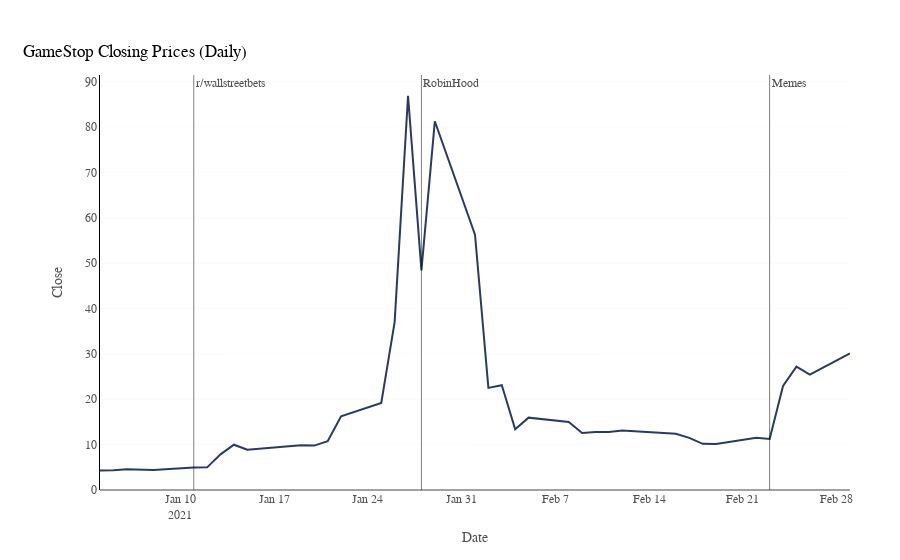

The cell this chart's notebook holds for it:
### Markdown cell above
Let's add an annotation to make it clear when key events happened. We will cover [three key events](https://www.reuters.com/article/us-retail-trading-gamestop-timeline-idUSKBN2AI0IQ) in the timeline:
- The date that the new board was announced, and r/wallstreetbets began hyping the stock.
- The date when the trading app RobinHood restricted trading for GameStop (and some other stocks).
- An late February surge fueld by more activity on r/wallstreetbets.

_Note: due to a bug with Plotly, we need to use [`strptime()`](https://docs.python.org/3/library/datetime.html#strftime-strptime-behavior) to convert the dates to milliseconds to enable our annotations._

### Code cell
# Create a filtered DataFrame for early 2021
gme_2021 = gme["2021-01-01":"2021-03-01"]

# Create a Plotly figure
fig = px.line(gme_2021,
             x = gme_2021.index,
             y = "Close",
             template = "dc",
             title = "GameStop Closing Prices (Daily)"
             )

# Define three key events
short = datetime.strptime("2021-01-11", "%Y-%m-%d").timestamp() * 1000 #short-squeeze day
robin = datetime.strptime("2021-01-28", "%Y-%m-%d").timestamp() * 1000
late_feb = datetime.strptime("2021-02-23", "%Y-%m-%d").timestamp() * 1000
# Add these as lines
fig.add_vline(x = short, line_width = 0.5, annotation_text = "r/wallstreetbets")
fig.add_vline(x = robin, line_width = 0.5, annotation_text = "RobinHood")
fig.add_vline(x = late_feb, line_width = 0.5, annotation_text = "Memes")
# Show the plot
fig.show()

### Figure 1 — Plotly figure (JSON) as saved in the notebook; plotly's stock layout.template omitted (floating-point values rounded to 4 significant figures)
{"data": [{"hovertemplate": "Date=%{x}<br>Close=%{y}<extra></extra>", "legendgroup": "", "line": {"color": "#2B3A64", "dash": "solid"}, "marker": {"symbol": "circle"}, "mode": "lines", "name": "", "orientation": "v", "showlegend": false, "x": ["2021-01-04T00:00:00", "2021-01-05T00:00:00", "2021-01-06T00:00:00", "2021-01-07T00:00:00", "2021-01-08T00:00:00", "2021-01-11T00:00:00", "2021-01-12T00:00:00", "2021-01-13T00:00:00", "2021-01-14T00:00:00", "2021-01-15T00:00:00", "2021-01-19T00:00:00", "2021-01-20T00:00:00", "2021-01-21T00:00:00", "2021-01-22T00:00:00", "2021-01-25T00:00:00", "2021-01-26T00:00:00", "2021-01-27T00:00:00", "2021-01-28T00:00:00", "2021-01-29T00:00:00", "2021-02-01T00:00:00", "2021-02-02T00:00:00", "2021-02-03T00:00:00", "2021-02-04T00:00:00", "2021-02-05T00:00:00", "2021-02-08T00:00:00", "2021-02-09T00:00:00", "2021-02-10T00:00:00", "2021-02-11T00:00:00", "2021-02-12T00:00:00", "2021-02-16T00:00:00", "2021-02-17T00:00:00", "2021-02-18T00:00:00", "2021-02-19T00:00:00", "2021-02-22T00:00:00", "2021-02-23T00:00:00", "2021-02-24T00:00:00", "2021-02-25T00:00:00", "2021-02-26T00:00:00", "2021-03-01T00:00:00"], "xaxis": "x", "y": [4.312, 4.343, 4.59, 4.52, 4.423, 4.985, 4.988, 7.85, 9.977, 8.875, 9.84, 9.78, 10.76, 16.25, 19.2, 36.99, 86.88, 48.4, 81.25, 56.25, 22.5, 23.1, 13.38, 15.94, 15, 12.58, 12.8, 12.77, 13.1, 12.38, 11.48, 10.17, 10.15, 11.5, 11.24, 22.93, 27.18, 25.43, 30.1], "yaxis": "y", "type": "scatter"}], "layout": {"xaxis": {"anchor": "y", "domain": [0, 1], "title": {"text": "Date"}}, "yaxis": {"anchor": "x", "domain": [0, 1], "title": {"text": "Close"}}, "legend": {"tracegroupgap": 0}, "title": {"text": "GameStop Closing Prices (Daily)"}, "shapes": [{"line": {"width": 0.5}, "type": "line", "x0": 1610323200000, "x1": 1610323200000, "xref": "x", "y0": 0, "y1": 1, "yref": "y domain"}, {"line": {"width": 0.5}, "type": "line", "x0": 1611792000000, "x1": 1611792000000, "xref": "x", "y0": 0, "y1": 1, "yref": "y domain"}, {"line": {"width": 0.5}, "type": "line", "x0": 1614038400000, "x1": 1614038400000, "xref": "x", "y0": 0, "y1": 1, "yref": "y domain"}], "annotations": [{"showarrow": false, "text": "r/wallstreetbets", "x": 1610323200000, "xanchor": "left", "xref": "x", "y": 1, "yanchor": "top", "yref": "y domain"}, {"showarrow": false, "text": "RobinHood", "x": 1611792000000, "xanchor": "left", "xref": "x", "y": 1, "yanchor": "top", "yref": "y domain"}, {"showarrow": false, "text": "Memes", "x": 1614038400000, "xanchor": "left", "xref": "x", "y": 1, "yanchor": "top", "yref": "y domain"}]}}
